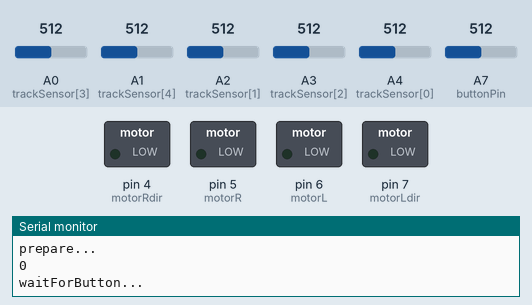
Simulated run of this sketch. Board: Arduino Nano, built with avr-gcc and run on an emulated ATmega328P. Parts: switched loads named in the sketch (green lamp = pin HIGH), the last lines printed to the serial monitor. Inputs (shaded band) come from the test bench; at power-on: A7 (buttonPin) = 512, A0 (trackSensor[3]) = 512, A1 (trackSensor[4]) = 512, A2 (trackSensor[1]) = 512, A3 (trackSensor[2]) = 512, A4 (trackSensor[0]) = 512.

Above: at 0.8 s.
0.9 s: A7 (buttonPin) set to 0
At 2.2 s:
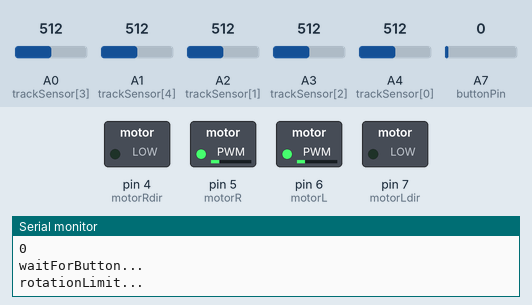
At 4.3 s:
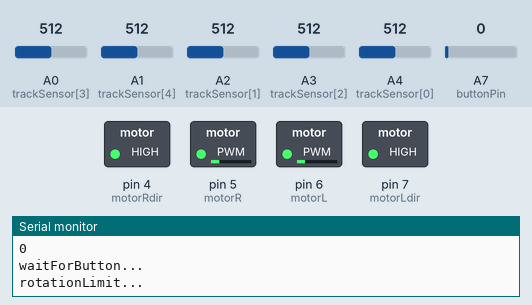
Timing chart, 0 to 12.5 s (numbered marks = the images above; inputs shaded):
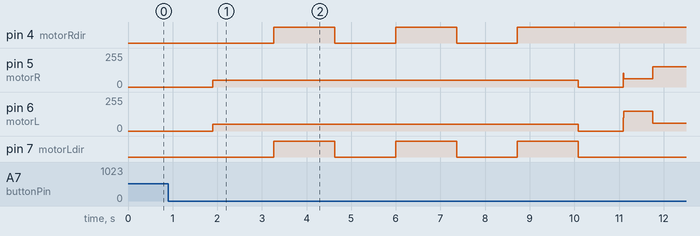

The sketch:

car_20191220.ino
```cpp
#include "configuration.h"

void setup() {

  Serial.begin(9600);

  pinMode(motorL, OUTPUT);
  pinMode(motorLdir, OUTPUT);
  pinMode(motorR, OUTPUT);
  pinMode(motorRdir, OUTPUT);
  pinMode(buttonPin, INPUT);

  Serial.println("prepare...");
  Serial.println(0);

  while (0) //ping test
  {
    pingFuc();
    pingPrint();
  }

  waitForButton();
  for(int i=0; i<3; i++){
    rotationLimit(2500);
  }

  printLimit();
  normalizationFuc();

  while (0) //sensor test
  {
    waitForButton();
    rotationErrorTest(200);
  }

  waitForButton();
  Serial.println("start...");
}


void loop() {

  if(abs(sensorError) < 0.1){
    if(pingLoop++ > 10){
      pingFuc();
      if(pingDuration < 1300) //1450 1300
        dodge();
      pingLoop = 0;
    }
  }


  normalizationFuc();
  //if(sensorNormalization[2] > 0.9 || sensorNormalization[0] > 0.9 || sensorNormalization[1]
  //> 0.9 || sensorNormalization[3] > 0.9 || sensorNormalization[4] > 0.9) //0.1 0.6 0.95
    errorFuc();

  //motorSpeed = map(abs(sensorError), 2, 0, 130, 150);

  if(abs(sensorError) < 0.1 && kp != 0.46)
    kp = 0.46;
  else if(kp != 0.5)
    kp = 0.5;

  motorLvalue = motorSpeed - (sensorError * motorSpeed * kp  + sensorErrorSum * ki + (sensorError - sensorErrorLast) * kd);
  motorRvalue = motorSpeed + (sensorError * motorSpeed * kp  + sensorErrorSum * ki + (sensorError - sensorErrorLast) * kd);

  motorValueLimit(); //0~255
  motorFuc(motorLvalue, motorRvalue);

  sensorErrorSum += sensorError;
  sensorErrorLast = sensorError;

}
```

limitFuc.ino
```cpp
#include "configuration.h"

void findLimit(){
  for(int i=0; i<5; i++){
    sensorValue[i] = analogRead(trackSensor[i]);
    if(sensorValue[i] < sensorMin[i])
      sensorMin[i] = sensorValue[i];
    if(sensorValue[i] > sensorMax[i])
      sensorMax[i] = sensorValue[i];
  }
}

void rotationLimit(int t){
  Serial.println("rotationLimit...");
  digitalWrite(motorLdir, LOW);
  digitalWrite(motorRdir, LOW);
  //analogWrite(motorL, motorLvalue);
  //analogWrite(motorR, motorRvalue);
  motorFuc(motorLvalue, motorRvalue);
  for(int i=0; i<t; i++){
    findLimit();
  }

  digitalWrite(motorLdir, HIGH);
  digitalWrite(motorRdir, HIGH);
  //analogWrite(motorL, motorLvalue);
  //analogWrite(motorR, motorRvalue);
  motorFuc(motorLvalue, motorRvalue);
  for(int i=0; i<t; i++){
    findLimit();
  }

  digitalWrite(motorLdir, LOW);
  digitalWrite(motorRdir, HIGH);
  //analogWrite(motorL, 0);
  //analogWrite(motorR, 0);
  motorFuc(0, 0);
}

void printLimit(){
  Serial.print("min:\t");
  for(int i=0; i<5; i++){
    Serial.print(sensorMin[i]);
    Serial.print("\t");
  }
  Serial.print("max:\t");
  for(int i=0; i<5; i++){
    Serial.print(sensorMax[i]);
    Serial.print("\t");
  }
  Serial.println();
}

void rotationErrorTest(int t){
  Serial.println("rotationErrorTest...");
  digitalWrite(motorLdir, LOW);
  digitalWrite(motorRdir, LOW);
  //analogWrite(motorL, motorLvalue);
  //analogWrite(motorR, motorRvalue);
  motorFuc(motorLvalue, motorRvalue);

  for(int i=0; i<t; i++){
    normalizationFuc();
    errorFuc();
    printErrorFuc();
  }

  digitalWrite(motorLdir, HIGH);
  digitalWrite(motorRdir, HIGH);
  //analogWrite(motorL, motorLvalue);
  //analogWrite(motorR, motorRvalue);
  motorFuc(motorLvalue, motorRvalue);
  for(int i=0; i<t; i++){
    normalizationFuc();
    errorFuc();
    printErrorFuc();
  }

  digitalWrite(motorLdir, LOW);
  digitalWrite(motorRdir, HIGH);
  //analogWrite(motorL, 0);
  //analogWrite(motorR, 0);
  motorFuc(motorLvalue, motorRvalue);
}
```

motorFuc.ino
```cpp
#include "configuration.h"

void motorFuc(int motorLvalue, int motorRvalue){
  analogWrite(motorL, motorLvalue);
  analogWrite(motorR, motorRvalue/motorDeviation);
}

void motorValueLimit(){

  if(motorLvalue < 0){
    motorLvalue = 0;
  }
  else if (motorLvalue > motorSpeed)
    motorLvalue = motorSpeed;

  if(motorRvalue < 0){
    motorRvalue = 0;
  }
  else if (motorRvalue > motorSpeed)
    motorRvalue = motorSpeed;
}

void printMotorValue(){
  Serial.print("left motor: ");
  Serial.print(motorLvalue);
  Serial.print("\tright motor: ");
  Serial.println(motorRvalue);
}
```

otherFuc.ino
```cpp
#include "configuration.h"

void waitForButton(){
  Serial.println("waitForButton...");
  while(analogRead(buttonPin)){
    delay(1);
  }
  delay(1000);
}
```

pingFuc.ino
```cpp
#include "configuration.h"

void pingFuc(){

  pinMode(pingPin, OUTPUT);
  //digitalWrite(pingPin, LOW);
  //delayMicroseconds(2);
  digitalWrite(pingPin, HIGH);
  //delayMicroseconds(5);
  //digitalWrite(pingPin, LOW);

  pinMode(pingPin, INPUT);
  pingDuration = pulseIn(pingPin, HIGH, 0);

  //pingSmoothFuc();
}

void pingPrint(){
  Serial.println(pingDuration);
}

void pingSmoothFuc(){

  pingTotal = pingTotal - pingReadings[pingReadIndex]; // subtract the last reading:
  pingReadings[pingReadIndex] = pingDuration; // read from the sensor:
  pingTotal = pingTotal + pingReadings[pingReadIndex]; // add the reading to the total:
  pingReadIndex = pingReadIndex + 1; // advance to the next position in the array:

  if (pingReadIndex >= pingNumReadings) { // if we're at the end of the array...
    pingReadIndex = 0; // ...wrap around to the beginning:
  }
  pingDuration = pingTotal / pingNumReadings; // calculate the average:
}

void dodge(){
  //motorLvalue = 150;
  //motorRvalue = 60;
  motorFuc(150, 60);
  delay(650);

  //motorLvalue = 60;
  //motorRvalue = 150;
  motorFuc(60, 150);

  do{
    normalizationFuc();
    errorFuc();
  }while (sensorNormalization[2] < 0.9); //do while
}
```

sensorErrorFuc.ino
```cpp
#include "configuration.h"

void normalizationFuc(){
  for(int i=0; i<5; i++){
    sensorValue[i] = analogRead(trackSensor[i]);
    sensorNormalization[i] = (double(sensorValue[i]) - sensorMin[i]) / (sensorMax[i] - sensorMin[i]);
  }
}

void printnormalizationFuc(){
  Serial.println("normalization...");
  for(int i=0; i<5; i++){
    Serial.print(sensorNormalization[i]);
    Serial.print("\t");
  }
  Serial.println();
}

void errorFuc(){
  //if(sensorNormalization[1] < sensorNormalization[0]) //only outside sensor
  //  sensorNormalization[1] = sensorNormalization[0];
  //if(sensorNormalization[3] < sensorNormalization[4])
  //  sensorNormalization[3] = sensorNormalization[4];

  if(sensorNormalization[1] < sensorNormalization[0] || sensorNormalization[3] < sensorNormalization[4]){
    sensorNormalization[1] = sensorNormalization[0]; //only outside sensor
    sensorNormalization[3] = sensorNormalization[4];
  }

  if(sensorNormalization[0] > 0.9 && sensorNormalization[1] > 0.9 && sensorNormalization[4] < 0.9)
    sensorNormalization[3] = 0; //4 sensor same time

  if(sensorNormalization[3] > 0.9 && sensorNormalization[4] > 0.9 && sensorNormalization[0] < 0.9)
    sensorNormalization[1] = 0; //4 sensor same time

  if(sensorNormalization[1] > 0.5 && sensorPass != 2) //last sensor error
    sensorPass = 2;
  else if (sensorNormalization[3] > 0.5 && sensorPass != -2)
    sensorPass = -2;

  sensorError = sensorNormalization[0] + sensorNormalization[1] - sensorNormalization[3] - sensorNormalization[4];

  if(sensorNormalization[2] < 0.5 && sensorNormalization[0] < 0.5 && sensorNormalization[1]
  < 0.5 && sensorNormalization[3] < 0.5 && sensorNormalization[4] < 0.5 && abs(sensorError > 0.1))
    sensorError = sensorPass;

  //SEsmoothFuc();
}

void printErrorFuc(){
  //Serial.println("Mix...");
  Serial.println(sensorError*200);
}

void SEsmoothFuc(){ //sensorError smooth

  SEtotal = SEtotal - SEreadings[SEreadIndex]; // subtract the last reading:
  SEreadings[SEreadIndex] = sensorError; // read from the sensor:
  SEtotal = SEtotal + SEreadings[SEreadIndex]; // add the reading to the total:
  SEreadIndex = SEreadIndex + 1; // advance to the next position in the array:

  if (SEreadIndex >= SEnumReadings) { // if we're at the end of the array...
    SEreadIndex = 0; // ...wrap around to the beginning:
  }
  sensorError = SEtotal / SEnumReadings; // calculate the average:
}
```

configuration.h
```cpp
#ifndef configuration_h
#define configuration_h

#include <Arduino.h>

const int buttonPin = A7;
const int analogOutPin = 13; //RGB
const int trackSensor[5] = {A4, A2, A3, A0, A1};
const int motorL = 6;
const int motorR = 5;
const int motorLdir = 7;
const int motorRdir = 4;
const int pingPin = 10;

int sensorValue[5];
int sensorMin[5] = {300, 300, 300, 300, 300}; //white
int sensorMax[5] = {700, 700, 700, 700, 700}; //black
double sensorNormalization[5]; //data Normalization
double sensorError = 0;
double sensorErrorLast = 0;
double sensorErrorSum = 0;
double sensorPass = 0;

int motorSpeed = 100; //60 100 150
const double motorDeviation = 0.98;
int motorLvalue = 50; //50
int motorRvalue = motorLvalue/motorDeviation;

const unsigned int SEnumReadings = 10;
double SEreadings[SEnumReadings];      // the readings from the sensorError
int SEreadIndex = 0;              // the index of the current reading
double SEtotal = 0;                  // the running total

const unsigned int pingNumReadings = 10;
double pingReadings[pingNumReadings];      // the readings from the sensorError
int pingReadIndex = 0;              // the index of the current reading
double pingTotal = 0;                  // the running total

long pingDuration; //ping value
int pingLoop = 0;

double kp = 0.5, ki = 0.001, kd = 1000; //kp = 60,75, ki = 0.005, kd = 1000


#endif
```

Measured:
- after the input at 0.9 s, pin 4 (motorRdir): alternates HIGH for 1.4 s and LOW for 1.4 s, 5 changes in all, then stays HIGH, starting after 2.4 s; pin 5 (motorR): 0/255 → 52/255 after 1.0 s, → 0/255 8.2 s later, → 61/255 1.0 s later, → 153/255 0.66 s later
